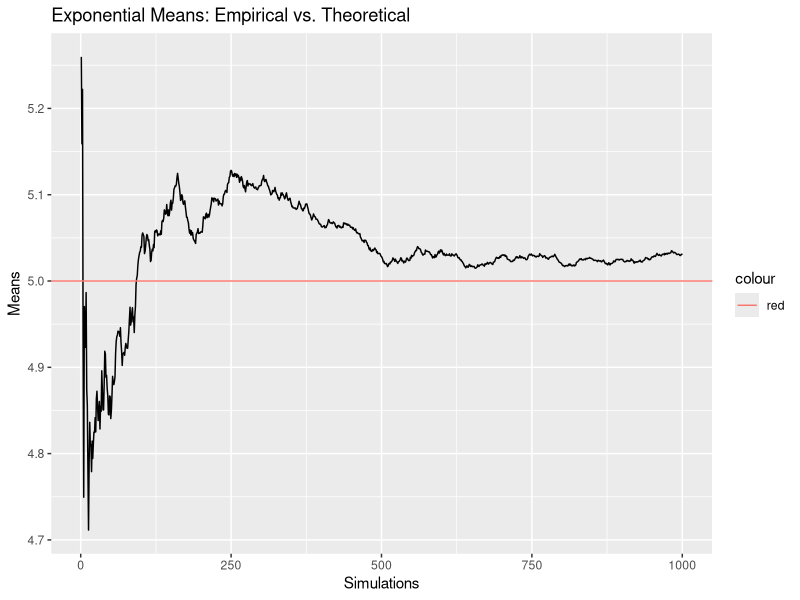

Reproduce this figure in R.
## ---- chunk 1
# libraries loaded here
library(ggplot2)

## ---- chunk 2
# set random seed, for repeatability
set.seed(2132)

# lambda is the exponential rate
lambda <- 0.2

# numSimulations is the number of simulations to perform
numSimulations <-1000

# sampleSize is the number of exponential samples per simulation
sampleSize <- 40

# allSamples is list of numSimulations (1000) times sampleSize (40) exponentials, with rate lambda
allSamples <- rexp(sampleSize*numSimulations, rate=lambda)

# sampleMatrix packages the exponentials as a matrix with numSimulations (1000) rows and sampleSize (40) columns.
sampleMatrix <- matrix(allSamples, numSimulations)

# dfSamples is a data.frame of all the samples, with sampleSize columns, numSimulations rows.
dfSamples   <- as.data.frame(sampleMatrix)

## ---- chunk 3

# dfSamples$xbar is an appended column of row means
dfSamples$xbar <- apply(dfSamples, 1, mean)

# dfSamples$xbarCumulative is an appended column of cumulative means
dfSamples$xbarCumulative <- cumsum(dfSamples$xbar)/(1:numSimulations)

# xBarTheoretical is the theoretical mean for an exponential distribution, as stated in the problem
xBarTheoretical <- 1 / lambda

# prepare plot of the cumulative means, demonstrating convergence to the theoretical mean
g <- ggplot(data.frame(x = 1:numSimulations,y = dfSamples$xbarCumulative),
            aes(x = x, y = y)) +
            geom_line() +
            geom_hline(aes(yintercept=xBarTheoretical,color="red")) +
            labs(title='Exponential Means: Empirical vs. Theoretical',x='Simulations',y='Means')

# display plot
g
